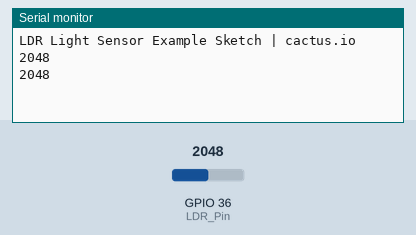
A sketch run on a simulated ESP32. Parts: the last lines printed to the serial monitor. The inputs (shaded band) are chosen by the test bench; at power-on: GPIO 36 (LDR_Pin) = 2048.

Above: at 1.8 s.
1.9 s: GPIO 36 (LDR_Pin) set to 2866
At 2.8 s:
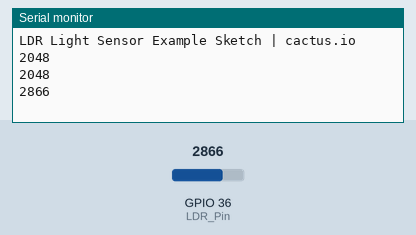
3.4 s: GPIO 36 (LDR_Pin) set to 3603
At 4.8 s:
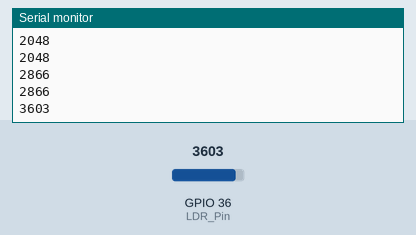
Timing chart, 0 to 6.4 s (numbered marks = the images above; inputs shaded):
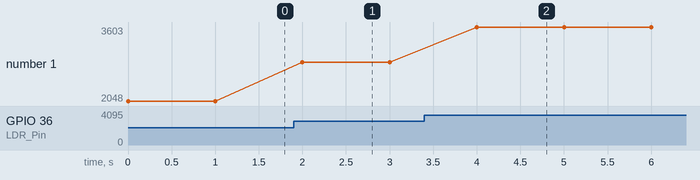

Measured:
- after the input at 1.9 s, the serial monitor: prints a new line after 0.10 s (image 1)
- after the input at 3.4 s, the serial monitor: prints a new line after 0.60 s (image 2)
- plotted number 1: 2048 → 2866 after the input at 1.9 s, 2866 → 3603 after the input at 3.4 s

The sketch:

esp32_PhotoResistor.ino
```cpp
#include <Arduino.h>

int LDR_Pin = 36; // what pin on the arduino is the LDR output connected to
int photocellReading = 0;

void setup(){
    Serial.begin(115200);
    Serial.println("LDR Light Sensor Example Sketch | cactus.io");
    pinMode(OUTPUT,LDR_Pin);
}

void loop(){
  photocellReading = analogRead(LDR_Pin);

  Serial.println(photocellReading);
  delay(1000);
}
```
